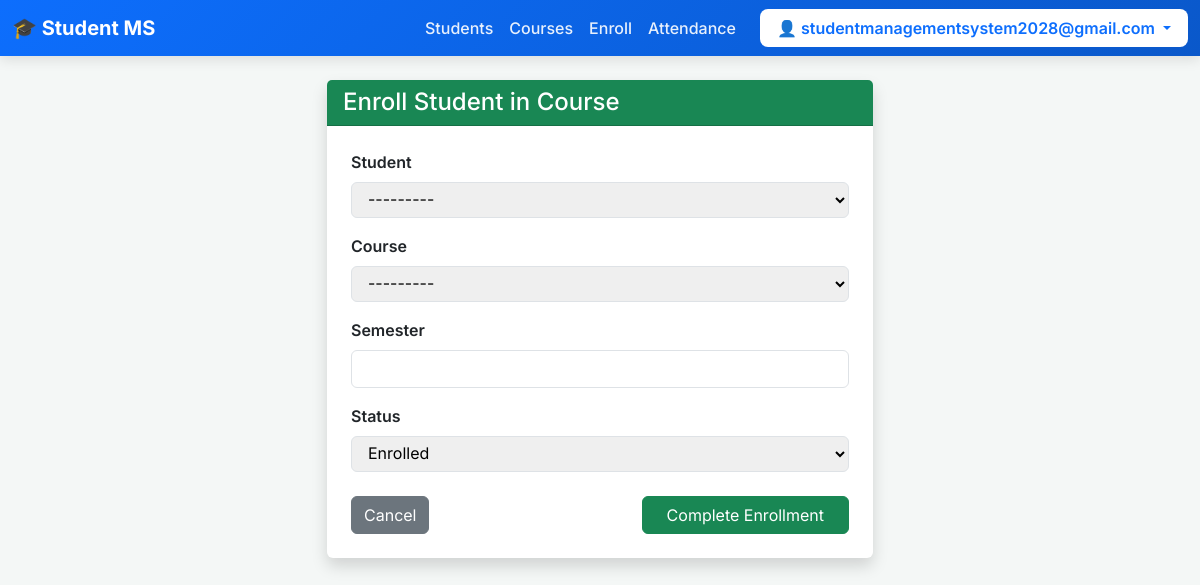
/enroll/ (signed in), run on the app's committed database.
### students/models.py (models this page shows, shortened)
class CustomUser(AbstractUser):
    username = None # Remove username field
    email = models.EmailField(unique=True)
    USERNAME_FIELD = 'email' # Use email to log in
    REQUIRED_FIELDS = [] # Email is already required
    objects = CustomUserManager()

class Student(models.Model):
    GENDER_CHOICES = [('M', 'Male'), ('F', 'Female'), ('O', 'Other')]
    STATUS_CHOICES = [('active', 'Active'), ('inactive', 'Inactive'), ('graduated', 'Graduated')]
    user            = models.OneToOneField(settings.AUTH_USER_MODEL, on_delete=models.CASCADE, null=True, blank=True)
    student_id      = models.CharField(max_length=20, unique=True)
    first_name      = models.CharField(max_length=100)
    last_name       = models.CharField(max_length=100)
    email           = models.EmailField(unique=True)
    phone           = models.CharField(max_length=15, blank=True)
    date_of_birth   = models.DateField(null=True, blank=True)
    gender          = models.CharField(max_length=1, choices=GENDER_CHOICES, blank=True)
    address         = models.TextField(blank=True)
    photo           = models.ImageField(upload_to='students/', blank=True)
    department      = models.ForeignKey(Department, on_delete=models.SET_NULL, null=True)
    admission_date  = models.DateField(auto_now_add=True)
    status          = models.CharField(max_length=15, choices=STATUS_CHOICES, default='active')
    otp            = models.CharField(max_length=6, blank=True, null=True)
    otp_expiry     = models.DateTimeField(blank=True, null=True)
    def __str__(self):
        return f"{self.student_id} – {self.first_name} {self.last_name}"

### students/views.py (the view)
# urls.py: path('enroll/',                       views.enroll_student,  name='enroll_student'),
@login_required
def enroll_student(request):
    form = EnrollmentForm(request.POST or None)
    if form.is_valid():
        enrollment = form.save()
        messages.success(request, f'{enrollment.student.full_name()} enrolled in {enrollment.course}.')
        return redirect('student_detail', pk=enrollment.student.pk)
    return render(request, 'students/enrollment_form.html', {'form': form})

### students/forms.py
class EnrollmentForm(forms.ModelForm):
    class Meta:
        model = Enrollment
        fields = ['student', 'course', 'semester', 'status']

### students/templates/students/enrollment_form.html (shortened to what this page needs)
{% extends 'students/base.html' %}
{% block content %}
<div class="row justify-content-center">
    <div class="col-md-6">
        <div class="card shadow border-0">
            <div class="card-header bg-success text-white">
                <h4 class="mb-0">Enroll Student in Course</h4>
            </div>
            <div class="card-body p-4">
                <form method="post">
                    {% for field in form %}
                        <div class="mb-3">
                            <label class="form-label fw-semibold">{{ field.label }}</label>
                            {{ field }}
                        </div>
                    {% endfor %}
                    <div class="d-flex justify-content-between mt-4">
                        <a href="{% url 'student_list' %}" class="btn btn-secondary">Cancel</a>
                        <button type="submit" class="btn btn-success px-4">Complete Enrollment</button>
                    </div>
                </form>
            </div>
        </div>
    </div>
</div>
{% endblock %}

### students/templates/students/base.html (shortened to what this page needs)
<!DOCTYPE html>
<html lang="en">
<head>
    <link href="https://cdn.jsdelivr.net/npm/bootstrap@5.3.0/dist/css/bootstrap.min.css" rel="stylesheet">
</head>
<body>
<nav class="navbar navbar-expand-lg navbar-dark sticky-top">
    <div class="container-fluid">
        <a class="navbar-brand fw-bold" href="{% url 'dashboard' %}">🎓 Student MS</a>
        <div class="collapse navbar-collapse" id="navbarNav">
            <div class="navbar-nav ms-auto align-items-center">
                {% if user.is_authenticated %}
                    <a class="nav-link" href="{% url 'student_list' %}">Students</a>
                    <a class="nav-link" href="{% url 'course_list' %}">Courses</a>
                    <a class="nav-link" href="{% url 'enroll_student' %}">Enroll</a>
                    <a class="nav-link" href="{% url 'mark_attendance' %}">Attendance</a>
                    <div class="dropdown ms-lg-3">
                        <a class="btn user-dropdown-btn dropdown-toggle px-3" href="#" role="button" data-bs-toggle="dropdown">
                            👤 {{ user.email }}
                        </a>
                    </div>
                {% else %}
                    <a class="btn btn-light fw-bold px-4" href="{% url 'login_request_otp' %}">Login with OTP</a>
                {% endif %}
            </div>
</nav>
<div class="container mt-4">
    {% block content %}{% endblock %}

### students/templates/students/base.html (style rules this page uses)
body { font-family: 'Inter', sans-serif; background-color: #f4f7f6; }
.navbar { background: linear-gradient(135deg, #0d6efd 0%, #0a58ca 100%); box-shadow: 0 4px 12px rgba(0,0,0,0.1); }
.nav-link { font-weight: 500; color: rgba(255,255,255,0.9) !important; }
.user-dropdown-btn { background: white; color: #0d6efd !important; font-weight: 600; border-radius: 8px; }

### students/templates/students/enrollment_form.html (style rules this page uses)
input, select, textarea { display: block; width: 100%; padding: 0.375rem 0.75rem; border: 1px solid #dee2e6; border-radius: 0.375rem; }

### data on the page
CustomUser: email "studentmanagementsystem2028@gmail.com"
Student: form "---------"

### other printed values
{{ field.label }} "Student" "Course" "Semester" "Status"
